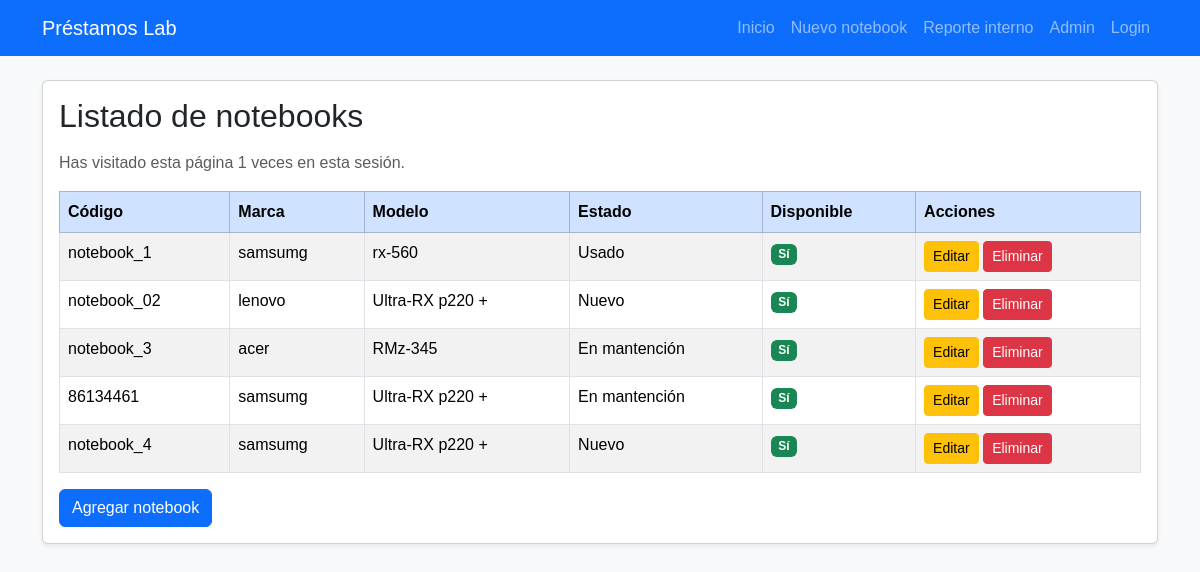
The page / on the database its author committed.
### inventario/models.py (models this page shows, shortened)
class Notebook(models.Model):
    ESTADOS = [
        ('nuevo', 'Nuevo'),
        ('usado', 'Usado'),
        ('mantencion', 'En mantención'),
    ]
    codigo = models.CharField(max_length=20, unique=True)
    marca = models.CharField(max_length=50)
    modelo = models.CharField(max_length=50)
    estado = models.CharField(max_length=20, choices=ESTADOS)
    disponible = models.BooleanField(default=True)
    fecha_registro = models.DateTimeField(auto_now_add=True)
    class Meta:
        permissions = [
            ('puede_ver_reporte_interno', 'Puede ver reporte interno'),
        ]

### inventario/views.py (the view)
# urls.py: path('', NotebookListView.as_view(), name='notebook_list'),
class NotebookListView(ListView):
    model = Notebook
    template_name = 'notebook_list.html'
    context_object_name = 'notebooks'
    def get_context_data(self, **kwargs):
        context = super().get_context_data(**kwargs)
        visitas = self.request.session.get('visitas_inicio', 0)
        self.request.session['visitas_inicio'] = visitas + 1
        context['visitas'] = self.request.session['visitas_inicio']
        return context

### inventario/templates/notebook_list.html
{% extends 'base.html' %}
{% block contenido %}
<div class='card shadow-sm'>
    <div class='card-body'>
        <h2 class='card-title mb-3'>Listado de notebooks</h2>
        <p class='text-muted'>Has visitado esta página {{ visitas }} veces en esta sesión.</p>
        <div class='table-responsive'>
            <table class='table table-bordered table-striped table-hover align middle'>
                <thead class='table-primary'>
                    <tr>
                        <th>Código</th>
                        <th>Marca</th>
                        <th>Modelo</th>
                        <th>Estado</th>
                        <th>Disponible</th>
                        <th>Acciones</th>
                    </tr>
                </thead>
                <tbody>
                    {% for notebook in notebooks %}
                    <tr>
                        <td>{{ notebook.codigo }}</td>
                        <td>{{ notebook.marca }}</td>
                        <td>{{ notebook.modelo }}</td>
                        <td>{{ notebook.get_estado_display }}</td>
                        <td>
                            {% if notebook.disponible %}
                                <span class='badge bg-success'>Sí</span>
                            {% else %}
                                <span class='badge bg-danger'>No</span>
                            {% endif %}
                        </td>
                        <td>
                            <a href='{% url "notebook_update" notebook.pk %}' class='btn btn-sm btn-warning'>Editar</a>
                            <a href='{% url "notebook_delete" notebook.pk %}' class='btn btn-sm btn-danger'>Eliminar</a>
                        </td>
                    </tr>
                    {% empty %}
                    <tr>
                        <td colspan='6' class='text-center'>No hay notebooks registrados.</td>
                    </tr>
                    {% endfor %}
                </tbody>
            </table>
        </div>
        <a href='{% url "notebook_create" %}' class='btn btn-primary'>Agregar notebook</a>
    </div>
</div>
{% endblock %}

### inventario/templates/base.html (shortened to what this page needs)
{% load static %}
<!DOCTYPE html>
<html lang='es'>
<head>
    <link
href='https://cdn.jsdelivr.net/npm/bootstrap@5.3.3/dist/css/bootstrap.min.css' rel='stylesheet'>
    <link rel='stylesheet' href='{% static "inventario/css/estilos.css" %}'>
</head>
<body class='bg-light'>
    <nav class='navbar navbar-expand-lg navbar-dark bg-primary'>
        <div class='container'>
            <a class='navbar-brand' href='{% url "notebook_list" %}'>Préstamos Lab</a>
            <div class='navbar-nav'>
                <a class='nav-link' href='{% url "notebook_list" %}'>Inicio</a>
                <a class='nav-link' href='{% url "notebook_create" %}'>Nuevo notebook</a>
                <a class='nav-link' href='{% url "reporte_interno" %}'>Reporte interno</a>
                <a class='nav-link' href='/admin/'>Admin</a>
                <a class='nav-link' href='/cuentas/login/'>Login</a>
            </div>
        </div>
    </nav>
    <main class='container py-4'>
        {% block contenido %}
        {% endblock %}
    </main>
</body>
</html>

### inventario/static/inventario/css/estilos.css (style rules this page uses)
body { font-family: Arial, sans-serif; }

### rows shown on the page
Notebook: codigo "notebook_1", marca "samsumg", modelo "rx-560", estado "Usado", disponible "Sí"
Notebook: codigo "notebook_02", marca "lenovo", modelo "Ultra-RX p220 +", estado "Nuevo", disponible "Sí"
Notebook: codigo "notebook_3", marca "acer", modelo "RMz-345", estado "En mantención", disponible "Sí"
Notebook: codigo "86134461", marca "samsumg", modelo "Ultra-RX p220 +", estado "En mantención", disponible "Sí"
Notebook: codigo "notebook_4", marca "samsumg", modelo "Ultra-RX p220 +", estado "Nuevo", disponible "Sí"

### other values the page prints
{{ visitas }} "1"
